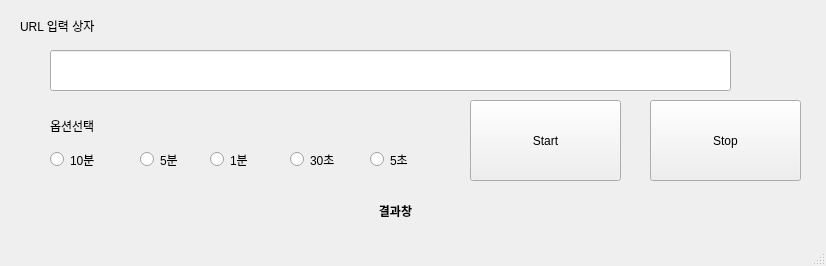
<?xml version="1.0" encoding="UTF-8"?>
<ui version="4.0">
 <class>MainWindow</class>
 <widget class="QMainWindow" name="MainWindow">
  <property name="geometry">
   <rect>
    <x>0</x>
    <y>0</y>
    <width>826</width>
    <height>266</height>
   </rect>
  </property>
  <property name="windowTitle">
   <string>웹감지툴</string>
  </property>
  <widget class="QWidget" name="centralwidget">
   <widget class="QPushButton" name="pushButton">
    <property name="geometry">
     <rect>
      <x>470</x>
      <y>100</y>
      <width>151</width>
      <height>81</height>
     </rect>
    </property>
    <property name="toolTip">
     <string>감시시작</string>
    </property>
    <property name="text">
     <string>Start</string>
    </property>
   </widget>
   <widget class="QLineEdit" name="url">
    <property name="geometry">
     <rect>
      <x>50</x>
      <y>50</y>
      <width>681</width>
      <height>41</height>
     </rect>
    </property>
   </widget>
   <widget class="QLabel" name="label">
    <property name="geometry">
     <rect>
      <x>20</x>
      <y>10</y>
      <width>111</width>
      <height>31</height>
     </rect>
    </property>
    <property name="text">
     <string>URL 입력 상자</string>
    </property>
   </widget>
   <widget class="QLabel" name="label_2">
    <property name="geometry">
     <rect>
      <x>50</x>
      <y>110</y>
      <width>111</width>
      <height>31</height>
     </rect>
    </property>
    <property name="text">
     <string>옵션선택</string>
    </property>
   </widget>
   <widget class="QRadioButton" name="rb_10m">
    <property name="geometry">
     <rect>
      <x>50</x>
      <y>150</y>
      <width>108</width>
      <height>19</height>
     </rect>
    </property>
    <property name="text">
     <string>10분</string>
    </property>
   </widget>
   <widget class="QRadioButton" name="rb_5m">
    <property name="geometry">
     <rect>
      <x>140</x>
      <y>150</y>
      <width>108</width>
      <height>19</height>
     </rect>
    </property>
    <property name="text">
     <string>5분</string>
    </property>
   </widget>
   <widget class="QRadioButton" name="rb_1m">
    <property name="geometry">
     <rect>
      <x>210</x>
      <y>150</y>
      <width>108</width>
      <height>19</height>
     </rect>
    </property>
    <property name="text">
     <string>1분</string>
    </property>
   </widget>
   <widget class="QLabel" name="lbl_print">
    <property name="geometry">
     <rect>
      <x>120</x>
      <y>190</y>
      <width>551</width>
      <height>41</height>
     </rect>
    </property>
    <property name="font">
     <font>
      <weight>75</weight>
      <bold>true</bold>
     </font>
    </property>
    <property name="toolTip">
     <string>툴팁테스트</string>
    </property>
    <property name="text">
     <string>결과창</string>
    </property>
    <property name="alignment">
     <set>Qt::AlignCenter</set>
    </property>
   </widget>
   <widget class="QRadioButton" name="rb_30s">
    <property name="geometry">
     <rect>
      <x>290</x>
      <y>150</y>
      <width>108</width>
      <height>19</height>
     </rect>
    </property>
    <property name="text">
     <string>30초</string>
    </property>
   </widget>
   <widget class="QRadioButton" name="rb_5s">
    <property name="geometry">
     <rect>
      <x>370</x>
      <y>150</y>
      <width>108</width>
      <height>19</height>
     </rect>
    </property>
    <property name="text">
     <string>5초</string>
    </property>
   </widget>
   <widget class="QPushButton" name="pushButton_2">
    <property name="geometry">
     <rect>
      <x>650</x>
      <y>100</y>
      <width>151</width>
      <height>81</height>
     </rect>
    </property>
    <property name="toolTip">
     <string>감시중지</string>
    </property>
    <property name="text">
     <string>Stop</string>
    </property>
   </widget>
  </widget>
  <widget class="QStatusBar" name="statusbar"/>
 </widget>
 <resources/>
 <connections>
  <connection>
   <sender>rb_10m</sender>
   <signal>clicked()</signal>
   <receiver>MainWindow</receiver>
   <slot>setCycle()</slot>
   <hints>
    <hint type="sourcelabel">
     <x>81</x>
     <y>165</y>
    </hint>
    <hint type="destinationlabel">
     <x>105</x>
     <y>177</y>
    </hint>
   </hints>
  </connection>
  <connection>
   <sender>pushButton</sender>
   <signal>clicked()</signal>
   <receiver>MainWindow</receiver>
   <slot>startChk()</slot>
   <hints>
    <hint type="sourcelabel">
     <x>509</x>
     <y>146</y>
    </hint>
    <hint type="destinationlabel">
     <x>559</x>
     <y>159</y>
    </hint>
   </hints>
  </connection>
  <connection>
   <sender>rb_5m</sender>
   <signal>clicked()</signal>
   <receiver>MainWindow</receiver>
   <slot>setCycle()</slot>
   <hints>
    <hint type="sourcelabel">
     <x>175</x>
     <y>153</y>
    </hint>
    <hint type="destinationlabel">
     <x>120</x>
     <y>186</y>
    </hint>
   </hints>
  </connection>
  <connection>
   <sender>rb_1m</sender>
   <signal>clicked()</signal>
   <receiver>MainWindow</receiver>
   <slot>setCycle()</slot>
   <hints>
    <hint type="sourcelabel">
     <x>256</x>
     <y>160</y>
    </hint>
    <hint type="destinationlabel">
     <x>210</x>
     <y>178</y>
    </hint>
   </hints>
  </connection>
  <connection>
   <sender>rb_30s</sender>
   <signal>clicked()</signal>
   <receiver>MainWindow</receiver>
   <slot>setCycle()</slot>
   <hints>
    <hint type="sourcelabel">
     <x>326</x>
     <y>156</y>
    </hint>
    <hint type="destinationlabel">
     <x>263</x>
     <y>184</y>
    </hint>
   </hints>
  </connection>
  <connection>
   <sender>rb_5s</sender>
   <signal>clicked()</signal>
   <receiver>MainWindow</receiver>
   <slot>setCycle()</slot>
   <hints>
    <hint type="sourcelabel">
     <x>405</x>
     <y>157</y>
    </hint>
    <hint type="destinationlabel">
     <x>366</x>
     <y>181</y>
    </hint>
   </hints>
  </connection>
  <connection>
   <sender>pushButton_2</sender>
   <signal>clicked()</signal>
   <receiver>MainWindow</receiver>
   <slot>stopChk()</slot>
   <hints>
    <hint type="sourcelabel">
     <x>728</x>
     <y>145</y>
    </hint>
    <hint type="destinationlabel">
     <x>639</x>
     <y>185</y>
    </hint>
   </hints>
  </connection>
 </connections>
 <slots>
  <slot>setCycle()</slot>
  <slot>startChk()</slot>
  <slot>stopChk()</slot>
 </slots>
</ui>
